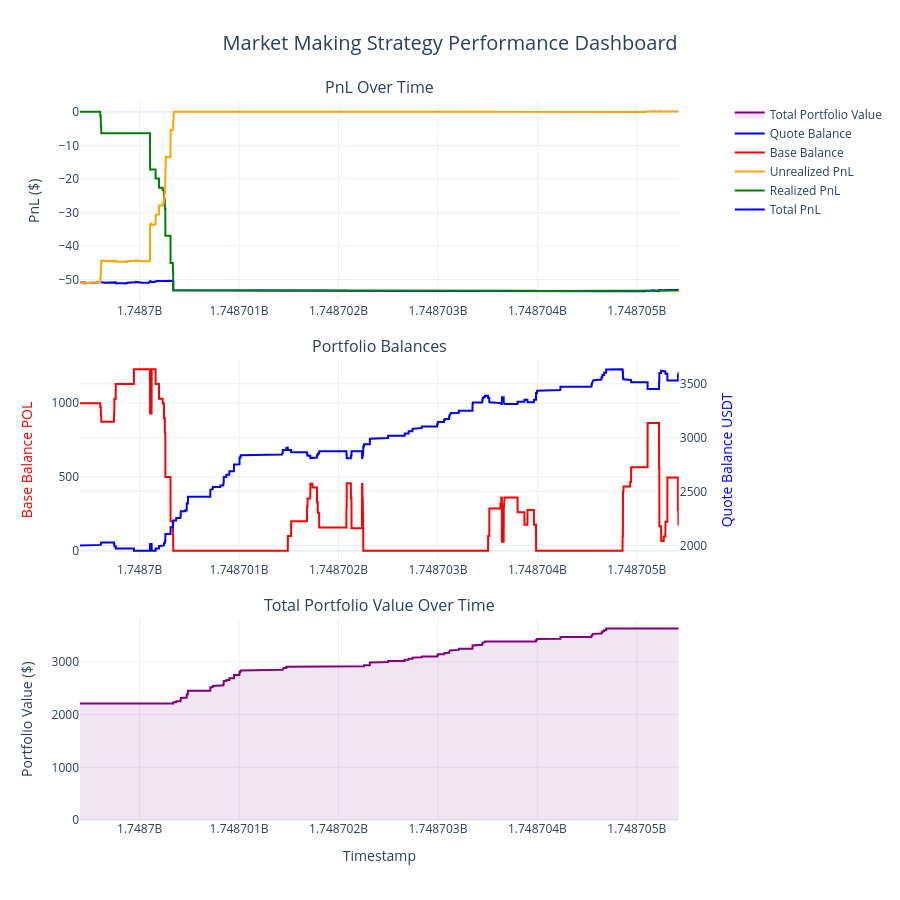

The notebook cell this image was saved under:
### Code cell
# Cell 7: Analyze Performance Time Series with Plotly
import plotly.graph_objects as go
from plotly.subplots import make_subplots
import plotly.express as px

performance_df = results['performance_timeseries']

# Create subplots with secondary y-axis for the middle plot
fig = make_subplots(
    rows=3, cols=1,
    subplot_titles=('PnL Over Time', 'Portfolio Balances', 'Total Portfolio Value Over Time'),
    specs=[[{"secondary_y": False}],
           [{"secondary_y": True}],
           [{"secondary_y": False}]],
    vertical_spacing=0.08
)

# Plot 1: PnL Components
fig.add_trace(
    go.Scatter(
        x=performance_df['timestamp'], 
        y=performance_df['total_pnl'],
        name='Total PnL',
        line=dict(color='blue', width=2),
        hovertemplate='<b>Total PnL</b><br>Time: %{x}<br>Value: $%{y:.2f}<extra></extra>'
    ),
    row=1, col=1
)

fig.add_trace(
    go.Scatter(
        x=performance_df['timestamp'], 
        y=performance_df['realized_pnl'],
        name='Realized PnL',
        line=dict(color='green', width=2),
        hovertemplate='<b>Realized PnL</b><br>Time: %{x}<br>Value: $%{y:.2f}<extra></extra>'
    ),
    row=1, col=1
)

fig.add_trace(
    go.Scatter(
        x=performance_df['timestamp'], 
        y=performance_df['unrealized_pnl'],
        name='Unrealized PnL',
        line=dict(color='orange', width=2),
        hovertemplate='<b>Unrealized PnL</b><br>Time: %{x}<br>Value: $%{y:.2f}<extra></extra>'
    ),
    row=1, col=1
)

# Plot 2: Portfolio Balances (with secondary y-axis)
fig.add_trace(
    go.Scatter(
        x=performance_df['timestamp'], 
        y=performance_df['base_balance'],
        name='Base Balance',
        line=dict(color='red', width=2),
        hovertemplate='<b>Base Balance</b><br>Time: %{x}<br>Balance: %{y:.4f}<extra></extra>'
    ),
    row=2, col=1, secondary_y=False
)

fig.add_trace(
    go.Scatter(
        x=performance_df['timestamp'], 
        y=performance_df['quote_balance'],
        name='Quote Balance',
        line=dict(color='blue', width=2),
        hovertemplate='<b>Quote Balance</b><br>Time: %{x}<br>Balance: $%{y:.2f}<extra></extra>'
    ),
    row=2, col=1, secondary_y=True
)

# Plot 3: Total Portfolio Value
fig.add_trace(
    go.Scatter(
        x=performance_df['timestamp'], 
        y=performance_df['total_value'],
        name='Total Portfolio Value',
        line=dict(color='purple', width=2),
        fill='tonexty',
        fillcolor='rgba(128, 0, 128, 0.1)',
        hovertemplate='<b>Portfolio Value</b><br>Time: %{x}<br>Value: $%{y:.2f}<extra></extra>'
    ),
    row=3, col=1
)

# Update layout and axis labels
fig.update_layout(
    height=900,
    title_text="Market Making Strategy Performance Dashboard",
    title_x=0.5,
    title_font_size=20,
    showlegend=True,
    hovermode='x unified',
    template='plotly_white'
)
result = TRADING_PAIR.split("-", 1)
# Update y-axis labels
fig.update_yaxes(title_text="PnL ($)", row=1, col=1)
fig.update_yaxes(title_text=f"Base Balance {result[0]}", row=2, col=1, secondary_y=False)
fig.update_yaxes(title_text=f"Quote Balance {result[1]}", row=2, col=1, secondary_y=True)
fig.update_yaxes(title_text="Portfolio Value ($)", row=3, col=1)

# Update x-axis labels
fig.update_xaxes(title_text="Timestamp", row=3, col=1)

# Color the secondary y-axis labels to match the traces
fig.update_yaxes(title_font_color="red", row=2, col=1, secondary_y=False)
fig.update_yaxes(title_font_color="blue", row=2, col=1, secondary_y=True)

# Show the interactive plot
fig.show()

### Figure 1 — Plotly figure (JSON) as saved in the notebook; plotly's stock layout.template omitted (floating-point values rounded to 4 significant figures; data arrays with more than 128 entries replaced by an {"elided": "..."} marker saying what was removed)
{"data": [{"hovertemplate": "<b>Total PnL</b><br>Time: %{x}<br>Value: $%{y:.2f}<extra></extra>", "line": {"color": "blue", "width": 2}, "name": "Total PnL", "type": "scatter", "x": {"elided": "6026 int values"}, "xaxis": "x", "y": {"elided": "6026 float values"}, "yaxis": "y"}, {"hovertemplate": "<b>Realized PnL</b><br>Time: %{x}<br>Value: $%{y:.2f}<extra></extra>", "line": {"color": "green", "width": 2}, "name": "Realized PnL", "type": "scatter", "x": {"elided": "6026 int values"}, "xaxis": "x", "y": {"elided": "6026 float values"}, "yaxis": "y"}, {"hovertemplate": "<b>Unrealized PnL</b><br>Time: %{x}<br>Value: $%{y:.2f}<extra></extra>", "line": {"color": "orange", "width": 2}, "name": "Unrealized PnL", "type": "scatter", "x": {"elided": "6026 int values"}, "xaxis": "x", "y": {"elided": "6026 float values"}, "yaxis": "y"}, {"hovertemplate": "<b>Base Balance</b><br>Time: %{x}<br>Balance: %{y:.4f}<extra></extra>", "line": {"color": "red", "width": 2}, "name": "Base Balance", "type": "scatter", "x": {"elided": "6026 int values"}, "xaxis": "x2", "y": {"elided": "6026 float values"}, "yaxis": "y2"}, {"hovertemplate": "<b>Quote Balance</b><br>Time: %{x}<br>Balance: $%{y:.2f}<extra></extra>", "line": {"color": "blue", "width": 2}, "name": "Quote Balance", "type": "scatter", "x": {"elided": "6026 int values"}, "xaxis": "x2", "y": {"elided": "6026 float values"}, "yaxis": "y3"}, {"fill": "tonexty", "fillcolor": "rgba(128, 0, 128, 0.1)", "hovertemplate": "<b>Portfolio Value</b><br>Time: %{x}<br>Value: $%{y:.2f}<extra></extra>", "line": {"color": "purple", "width": 2}, "name": "Total Portfolio Value", "type": "scatter", "x": {"elided": "6026 int values"}, "xaxis": "x3", "y": {"elided": "6026 float values"}, "yaxis": "y4"}], "layout": {"annotations": [{"font": {"size": 16}, "showarrow": false, "text": "PnL Over Time", "x": 0.47, "xanchor": "center", "xref": "paper", "y": 1, "yanchor": "bottom", "yref": "paper"}, {"font": {"size": 16}, "showarrow": false, "text": "Portfolio Balances", "x": 0.47, "xanchor": "center", "xref": "paper", "y": 0.64, "yanchor": "bottom", "yref": "paper"}, {"font": {"size": 16}, "showarrow": false, "text": "Total Portfolio Value Over Time", "x": 0.47, "xanchor": "center", "xref": "paper", "y": 0.28, "yanchor": "bottom", "yref": "paper"}], "height": 900, "hovermode": "x unified", "showlegend": true, "title": {"font": {"size": 20}, "text": "Market Making Strategy Performance Dashboard", "x": 0.5}, "xaxis": {"anchor": "y", "domain": [0, 0.94]}, "xaxis2": {"anchor": "y2", "domain": [0, 0.94]}, "xaxis3": {"anchor": "y4", "domain": [0, 0.94], "title": {"text": "Timestamp"}}, "yaxis": {"anchor": "x", "domain": [0.72, 1], "title": {"text": "PnL ($)"}}, "yaxis2": {"anchor": "x2", "domain": [0.36, 0.64], "title": {"font": {"color": "red"}, "text": "Base Balance POL"}}, "yaxis3": {"anchor": "x2", "overlaying": "y2", "side": "right", "title": {"font": {"color": "blue"}, "text": "Quote Balance USDT"}}, "yaxis4": {"anchor": "x3", "domain": [0, 0.28], "title": {"text": "Portfolio Value ($)"}}}}
